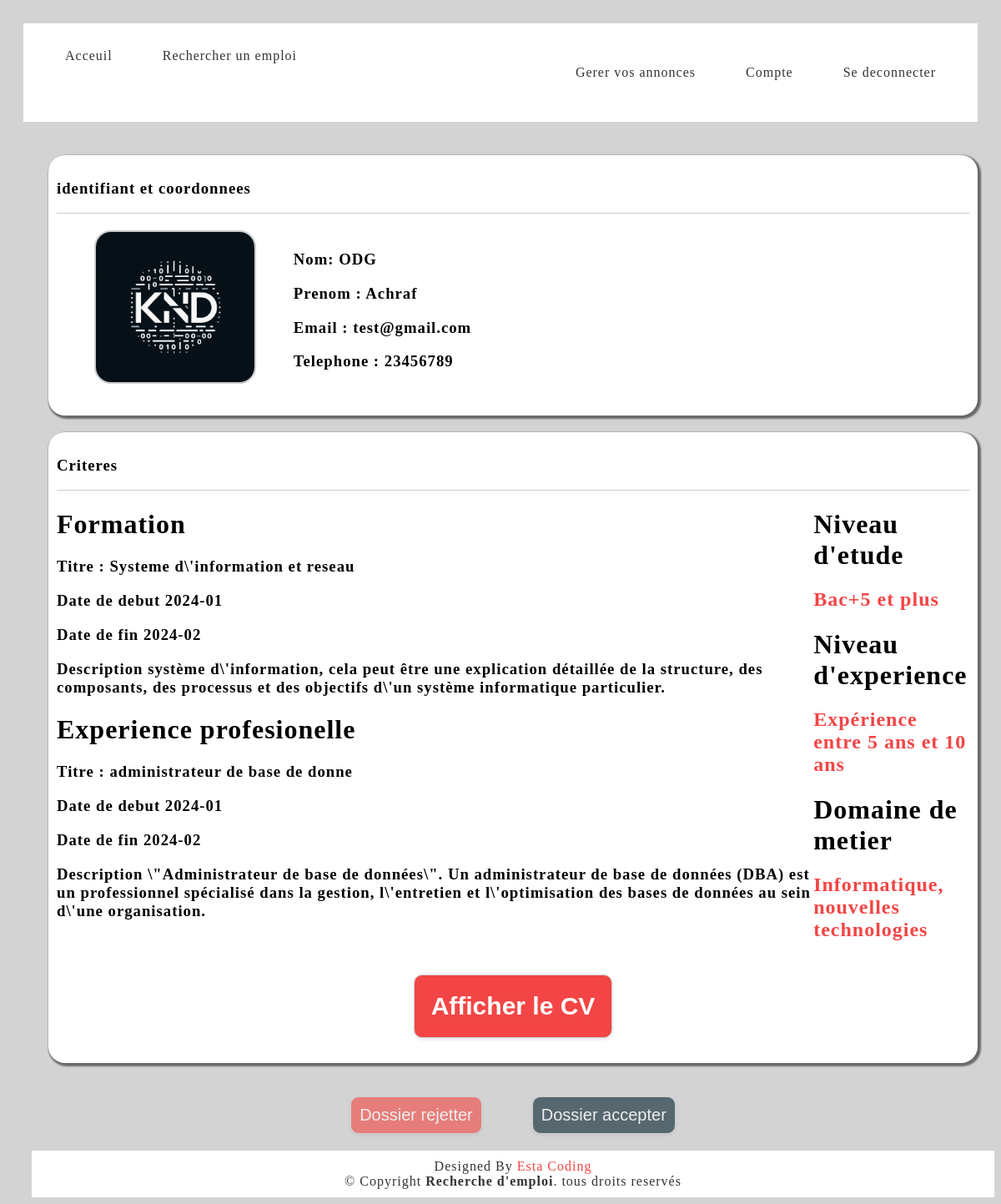
Screenshot of /Profil?id=63 (signed in) with the database file from the repository.
### tables this page shows
CREATE TABLE IF NOT EXISTS `candidat` (
  `id_candidat` int NOT NULL AUTO_INCREMENT,
  `civilite` varchar(5) NOT NULL,
  `nom_candidat` varchar(250) NOT NULL,
  `prenom` varchar(250) NOT NULL,
  `numero` decimal(12,0) NOT NULL,
  `email` varchar(250) NOT NULL,
  `image` varchar(250) DEFAULT 'profile.jpeg',
  `password` varchar(250) NOT NULL,
  `id_niveau_etude` varchar(250) DEFAULT NULL,
  `formation` json DEFAULT NULL,
  `exp_pro` json DEFAULT NULL,
  `id_exp` varchar(250) DEFAULT NULL,
  `id_metier` varchar(250) DEFAULT NULL,
  `type_contrat` varchar(250) DEFAULT NULL,
  `adresse` varchar(250) DEFAULT NULL,
  `nationnalite` varchar(250) DEFAULT 'Burkinabé',
  PRIMARY KEY (`id_candidat`),
  UNIQUE KEY `email` (`email`)
);

### PHP/voirProfil.php (the view, shortened to what this page needs)
<?php
$id_candidat = (int)$_GET['id'];
require_once 'PHP/config/config.php';
$candidats = mysqli_query($conn, "SELECT * FROM candidat where id_candidat = {$id_candidat}");
$candidat = $candidats->fetch_assoc();
$sql_select = "SELECT * FROM candidat WHERE id_candidat = {$id_candidat}";
$results = mysqli_query($conn,$sql_select);
$sql_selects = "SELECT * FROM candidat WHERE id_candidat = {$id_candidat}";
$result = mysqli_query($conn,$sql_selects);
$status = mysqli_query($conn, "SELECT  status FROM postuler
WHERE id_candidat = {$id_candidat}");
$stat = $status->fetch_assoc();
?>
<div class="forms">
<div><div class="border">
<div class="head">
        <h3>identifiant et coordonnees</h3>
    </div>
<div class="form">
    <div class="img">
        <img src="../image/<?= $candidat['image'] ?>" alt="">
    </div>
    <div class="element">
        <?php foreach($results as $name): ?>
        <h3>Nom: <?= $name['nom_candidat'] ?></h3>
        <h3>Prenom : <?= $name['prenom'] ?></h3>
        <h3>Email : <?= $name['email'] ?></h3>
        <h3>Telephone : <?= $name['numero'] ?></h3>
        <?php endforeach; ?>
    </div>
</div>
</div></div>
<?php while ($row = $result->fetch_assoc()):
        $formationData = json_decode($row['formation'], true);
        $expData = json_decode($row['exp_pro'], true);
        ?>
<div class="border">
    <div class="head">
        <h3>Criteres</h3>
    </div>
            <div style="display: flex;justify-content:space-between;">
                <div>
                <div class="">
             <h1>Formation</h1>
             <?php foreach ($formationData as $formation): ?>
                <h3>Titre : <?=$formation['titre'][0]?></h3>
                <h3>Date de debut <?= $formation['date_debut'][0] ?></h3>
                <h3>Date de fin <?= $formation['date_fin'][0] ?></h3>
                <h3>Description <?= $formation['description'][0] ?></h3>
            <?php endforeach; ?>
            </div>
            <div>
            <h1>Experience profesionelle</h1>
        <?php foreach ($expData as $exp): ?>
                <h3>Titre : <?=  $exp['titre'][0]?></h3>
        <h3>Date de debut <?= $exp['date_debut'][0] ?></h3>
        <h3>Date de fin <?= $exp['date_fin'][0] ?></h3>
        <h3>Description <?= $exp['description'][0] ?></h3>
            <?php endforeach; ?>
        </div>
                </div>
                <div>
                    <h1>Niveau d'etude</h1>
                    <h2><?= $row['id_niveau_etude'] ?></h2>
                    <h1>Niveau d'experience</h1>
                    <h2><?= $row['id_exp'] ?></h2>
                    <h1>Domaine de metier</h1>
                    <h2><?= $row['id_metier'] ?></h2>
                </div>
            </div>
    <?php endwhile;?>
    <div class="btn">
        <button onclick="afficherModal()">Afficher le CV</button>
        </div>
</div>
<?php if(isset($stat['status']) && $stat['status'] != 'Dossier rejeté' && $stat['status'] != 'Dossier accepté'): ?>
    <div>
    <form action="" method="post">
    <div class="cant">
        <div class="btns">
            <input type="submit" name="rejetter" value="Dossier rejetter">
        </div>
        <div class="btn">
        <input type="submit" name="accepter" value="Dossier accepter">
        </div>
        </div>
    </form>
    </div>
<?php else: ?>
    <h3 style="text-align: center;">Vous avez accepter cet dossier</h3>
<?php endif; ?>

### CSS/template.css (style rules this page uses)
body { background-color: lightgray; display: flex; flex-direction: column; letter-spacing: 1px; min-height: 100vh; }

### PHP/voirProfil.php (style rules this page uses)
.cant { display: flex; justify-content: center; }
.cant .btn input { padding: 10px; background-color: #04202e; color: #fff; }
.cant .btns input { padding: 10px; background-color: #f34540; color: #fff; margin: 20px; }
.element { margin: 25px; }
.img img { width: 190px; height: 180px; border-radius: 20px; margin: 20px; border: 2px solid #ccc; }
.forms { justify-content: center; }
.form { width: 50%; display: flex; justify-content: center; }
.border { background-color: #fff; box-shadow: 2px 2px 2px 2px rgba(0,0,0,.5); padding: 10px; margin: 20px; border-radius: 20px; }
input { background-color: rgba(255, 255, 255, .8); padding: 15px; outline: none; border: 1px solid #ccc; box-shadow: 0 2px 4px rgba(0,0,0, .1); margin-left: 20px; font-size: 20px; border-radius: 10px; opacity: .6; }
.btn button { background-color: #f34545; outline: none; border: 1px solid #ccc; box-shadow: 0 2px 4px rgba(0,0,0, .1); opacity: 1; text-decoration: none; font-size: 30px; border-radius: 10px; padding: 20px; color: white; font-weight: 800; }
.btn { text-align: center; padding: 20px; }
.head { border-bottom: 1px solid #ccc; }
h2 { color: #f34545; }
img { width: 130px; height: 130px; border-radius: 10px; }

### index.php (style rules this page uses)
body { background-color: lightgray; display: flex; flex-direction: column; min-height: 100vh; }

### rows the page displays
candidat: image (picture), nom_candidat "ODG", prenom "Achraf", email "test@gmail.com", numero "23456789", titre "Systeme d\\'information et reseau", date_debut "2024-01", date_fin "2024-02", description "système d\\'information, cela peut être une explication détaillée de la structure, des composants, des processus et des objectifs d\\'un système informatique particulier.", titre "administrateur de base de donne", description "\\\"Administrateur de base de données\\\". Un administrateur de base de données (DBA) est un professionnel spécialisé dans la gestion, l\\'entretien et l\\'optimisation des bases de données au sein d\\'une organisation.", id_niveau_etude "Bac+5 et plus", id_exp "Expérience entre 5 ans et 10 ans", id_metier "Informatique, nouvelles technologies"

### other values shown
$titre "Acceuil Rechercher un emploi Gerer vos annonces Compte"
